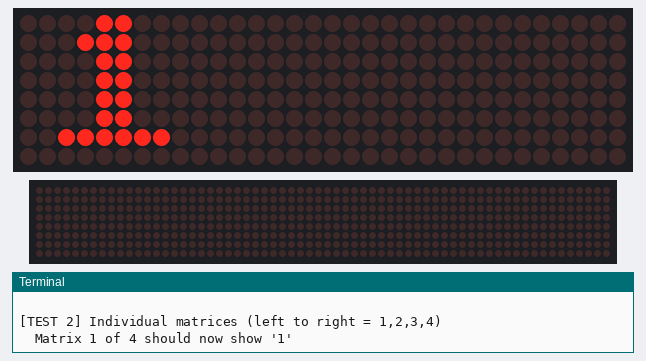
The program below on a simulated Raspberry Pi (BCM pin numbers). Parts: 32×8 LED matrix, a strip that is not on the board, showing the scrolling text unrolled, the last lines printed to the terminal. The 64×8 strip is a reading aid, not a part: it shows the text the matrix is scrolling, unrolled, one strip-width of it at a time. At 22.9 s the program stops and its outputs stay as they are.

Above: at 0.1 s.
At 2.1 s:
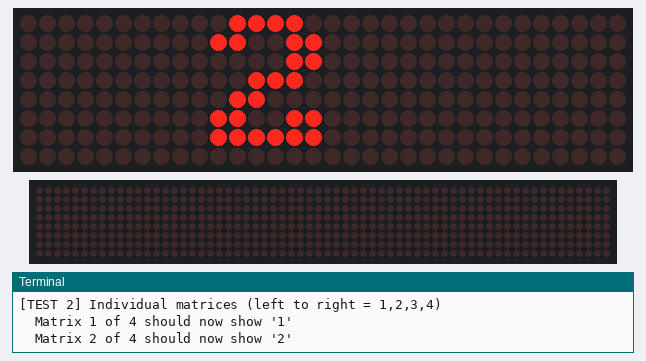
At 4.1 s:
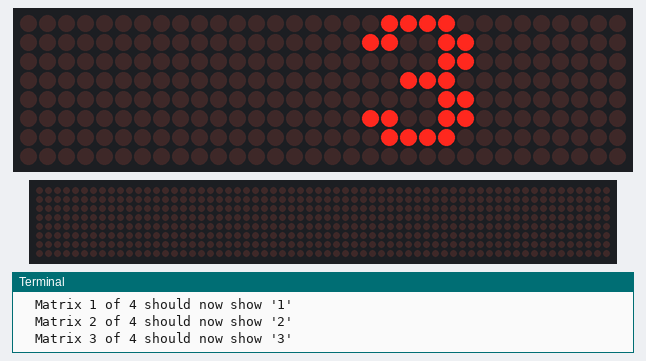
At 8.1 s:
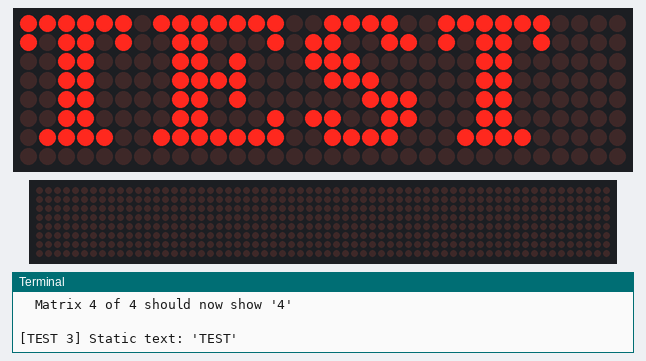
At 11.1 s:
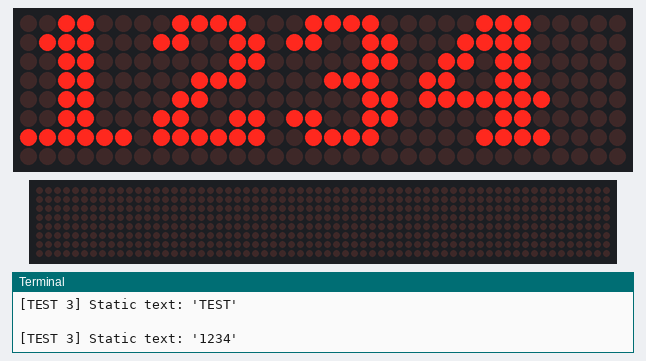
At 22.78 s:
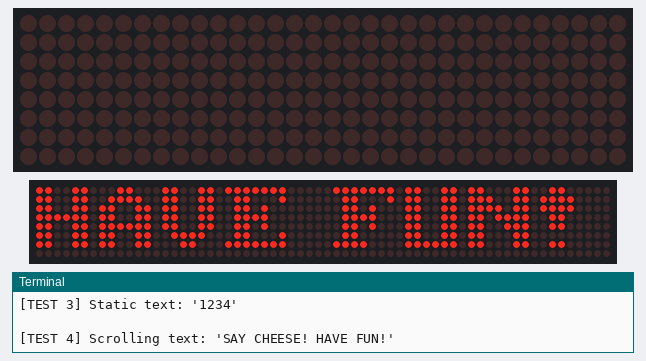

Measured:
- what the display in image 1 shows lasts 2.0 s, from 2.0 s to 4.0 s
- what the display in image 3 shows lasts 3.0 s, from 8.0 s to 11.0 s

The program:

hardware_test.py
```python
#!/usr/bin/env python3
"""
Phase 1 - Hardware Proof
Raspberry Pi Zero W + MAX7219 4-in-1 (32x8) LED Matrix

This script exists only to prove the hardware works. It is NOT the
final application. Phase 2 will move display logic into display.py.

What this tests, in order:
  1. SPI / MAX7219 initialization
  2. Each of the 4 matrices individually (orientation + wiring check)
  3. Static text across the full 32x8 area
  4. Basic scrolling text

Wiring (hardware SPI, per AI_Coding_Instructions.md / spec):
  DIN -> GPIO10 (SPI0 MOSI)
  CLK -> GPIO11 (SPI0 SCLK)
  CS  -> GPIO8  (SPI0 CE0)
  VCC -> separate regulated 5V supply
  GND -> common ground with the Pi

Before running:
  1. Enable SPI:  sudo raspi-config -> Interface Options -> SPI -> Enable
     (or: sudo raspi-config nonint do_spi 0)
  2. Reboot if SPI was just enabled.
  3. Install dependencies:  pip install -r requirements.txt
  4. Confirm the device exists:  ls /dev/spidev0.0

Run:
  python3 hardware_test.py

NOTE ON ORIENTATION:
  BLOCK_ORIENTATION and ROTATE below are starting guesses, not confirmed
  values. The spec explicitly says physical orientation must be verified
  on real hardware, not assumed. If test 2 (individual matrices) shows
  the numbers upside-down, mirrored, or in the wrong left-to-right
  order, adjust BLOCK_ORIENTATION (try 0, -90, or 90) and/or ROTATE
  (0-3) and rerun.

KNOWN LIMITATION - BOOT-TIME DISPLAY STATE:
  All matrices lighting up fully during Pi boot is the MAX7219 chip's
  power-on default (all segments on until something initializes it),
  not something this script controls - it happens before Python runs.
  Deferring a fix (blank-on-boot or a dim startup animation) to a later
  phase to keep Phase 1 simple, per user decision.
"""

import sys
import time

from luma.core.interface.serial import spi, noop
from luma.core.render import canvas
from luma.core.legacy import text, show_message
from luma.core.legacy.font import proportional, CP437_FONT
from luma.led_matrix.device import max7219


CASCADED = 4              # four 8x8 matrices = 32x8 total
BLOCK_ORIENTATION = -90   # UNCONFIRMED - verify during hardware testing
ROTATE = 2                # 2 = 180 degrees. Was 0; hardware test showed
                          # text upside down, so flipping the whole canvas.
                          # NOTE: a 180 rotation also reverses left-to-right
                          # block order. If TEST 2 now shows "4 3 2 1" instead
                          # of "1 2 3 4", set blocks_arranged_in_reverse_order
                          # =True on the max7219(...) call below to fix that
                          # without undoing the rotation.
CONTRAST = 64              # 0-255, moderate brightness for bring-up


def init_device():
    serial = spi(port=0, device=0, gpio=noop())
    device = max7219(
        serial,
        cascaded=CASCADED,
        block_orientation=BLOCK_ORIENTATION,
        rotate=ROTATE,
    )
    device.contrast(CONTRAST)
    return device


def test_individual_matrices(device):
    """Light up each 8x8 block one at a time with its number (1-4)."""
    print("\n[TEST 2] Individual matrices (left to right = 1,2,3,4)")
    for i in range(CASCADED):
        with canvas(device) as draw:
            x_start = i * 8
            text(draw, (x_start + 2, 0), str(i + 1),
                 fill="white", font=proportional(CP437_FONT))
        print(f"  Matrix {i + 1} of {CASCADED} should now show '{i + 1}'")
        time.sleep(2)
    device.clear()
    device.show()


def test_static_text(device, message="TEST"):
    print(f"\n[TEST 3] Static text: '{message}'")
    with canvas(device) as draw:
        text(draw, (0, 0), message, fill="white", font=proportional(CP437_FONT))
    time.sleep(3)
    device.clear()
    device.show()


def test_scroll_text(device, message="SAY CHEESE! ", delay=0.05):
    print(f"\n[TEST 4] Scrolling text: '{message.strip()}'")
    show_message(
        device,
        message,
        fill="white",
        font=proportional(CP437_FONT),
        scroll_delay=delay,
    )


def main():
    print("Phase 1 - Hardware Proof")
    print("=" * 40)

    print("\n[TEST 1] Initializing MAX7219 over SPI...")
    try:
        device = init_device()
    except Exception as e:
        print(f"[ERROR] Could not initialize MAX7219: {e}")
        print("Check: SPI enabled, wiring (DIN=GPIO10, CLK=GPIO11, CS=GPIO8),")
        print("common ground, and separate 5V supply for the display.")
        sys.exit(1)
    print("[OK] MAX7219 initialized.")

    try:
        test_individual_matrices(device)
        test_static_text(device, "TEST")
        test_static_text(device, "1234")
        test_scroll_text(device, "SAY CHEESE! HAVE FUN! ")
    except KeyboardInterrupt:
        print("\n[INFO] Interrupted by user.")
    finally:
        device.clear()
        device.show()
        print("\n[DONE] Display cleared. Phase 1 test sequence complete.")


if __name__ == "__main__":
    main()
```
